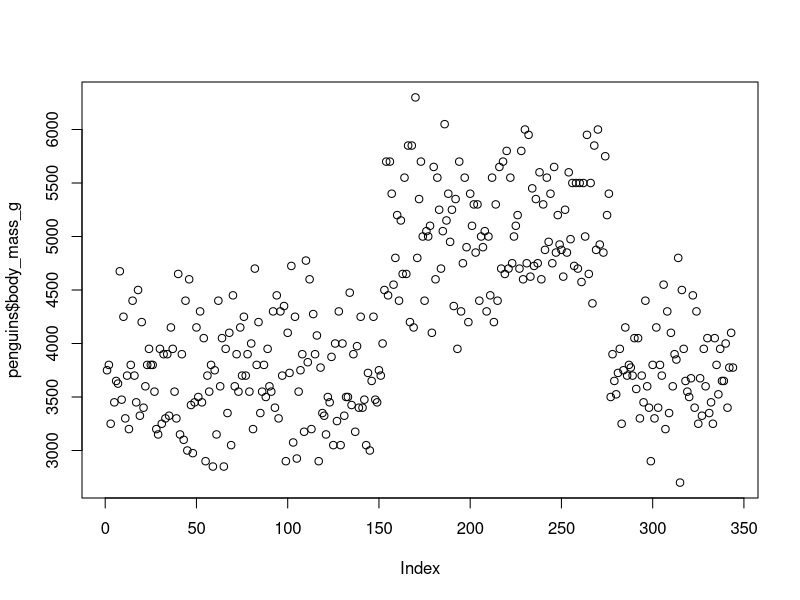
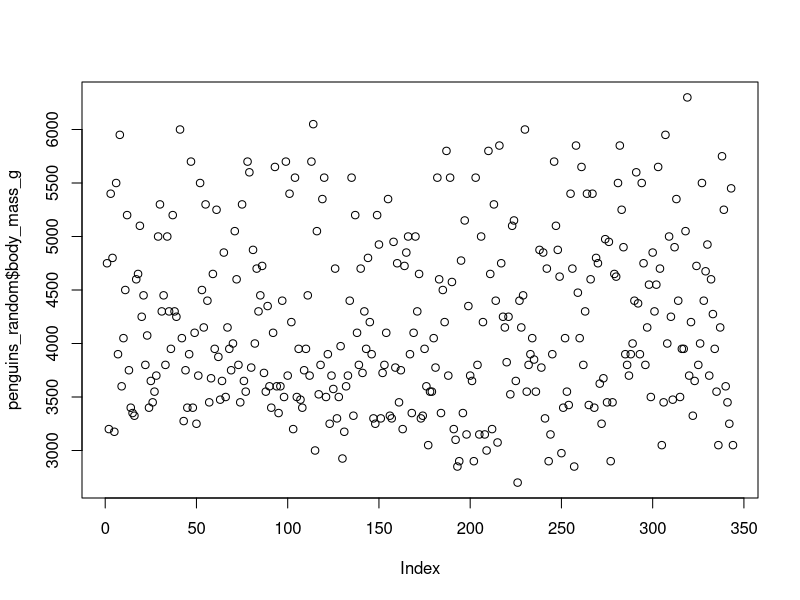
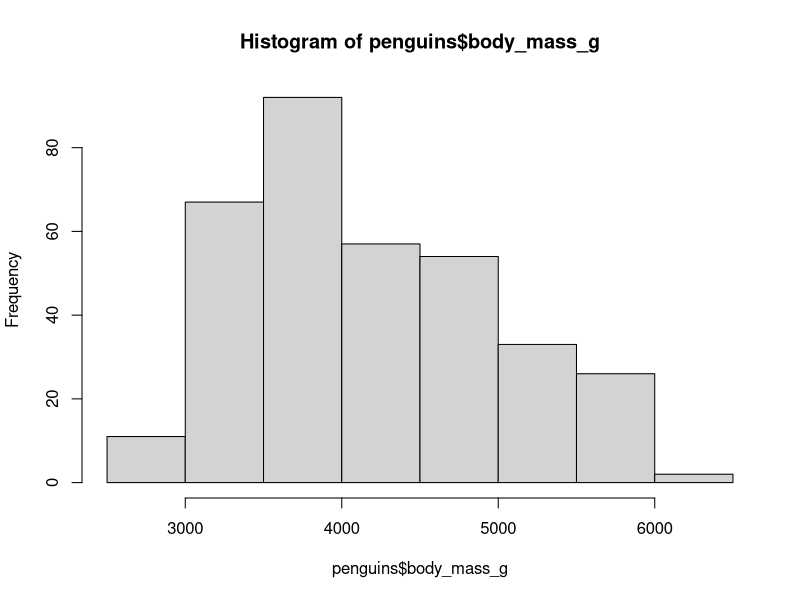
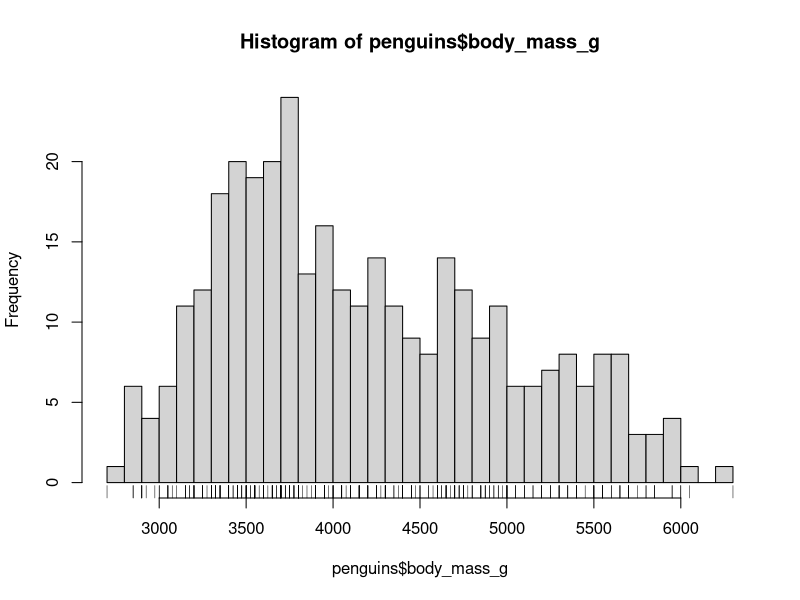
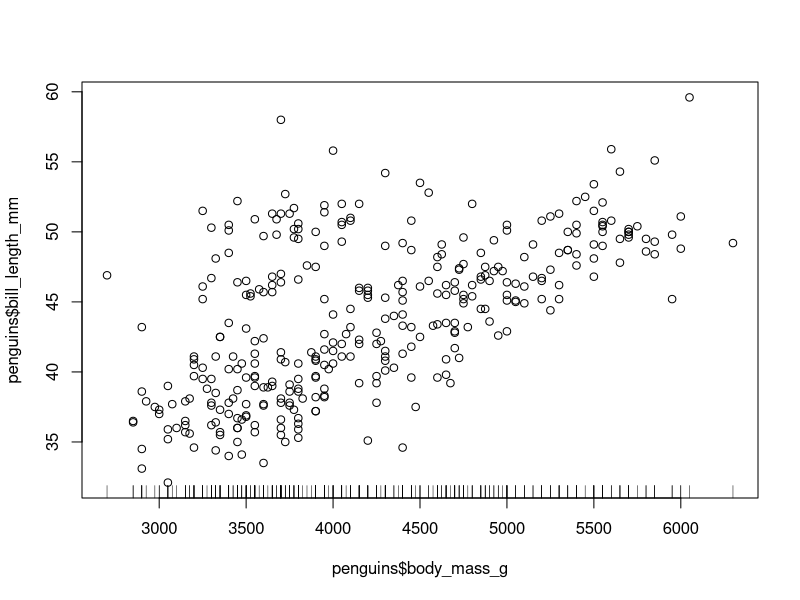
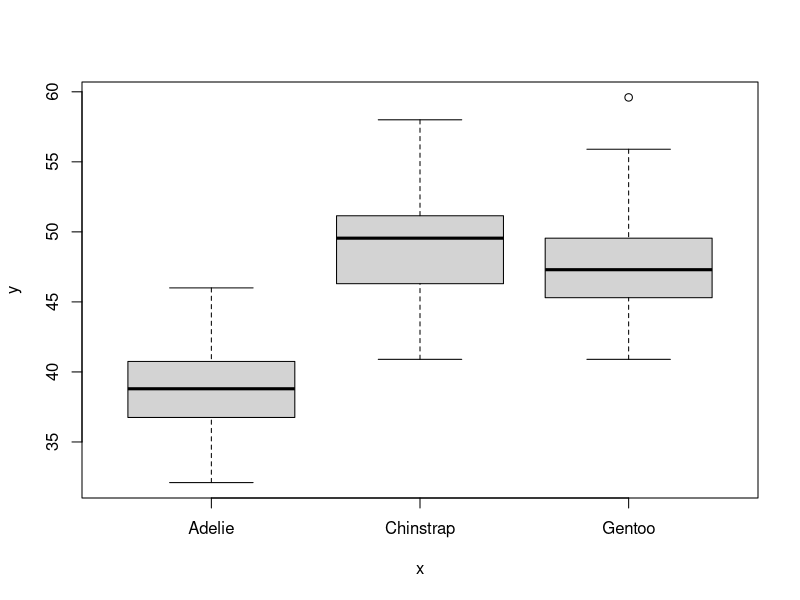
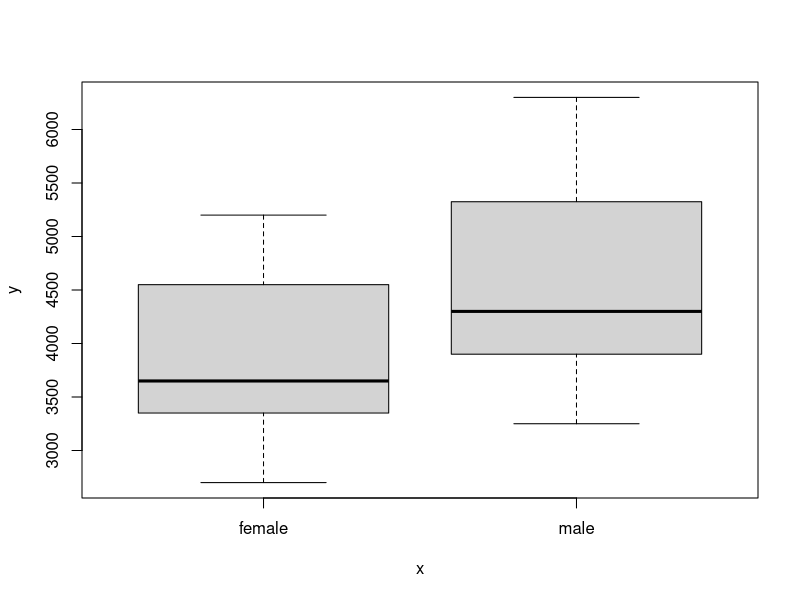
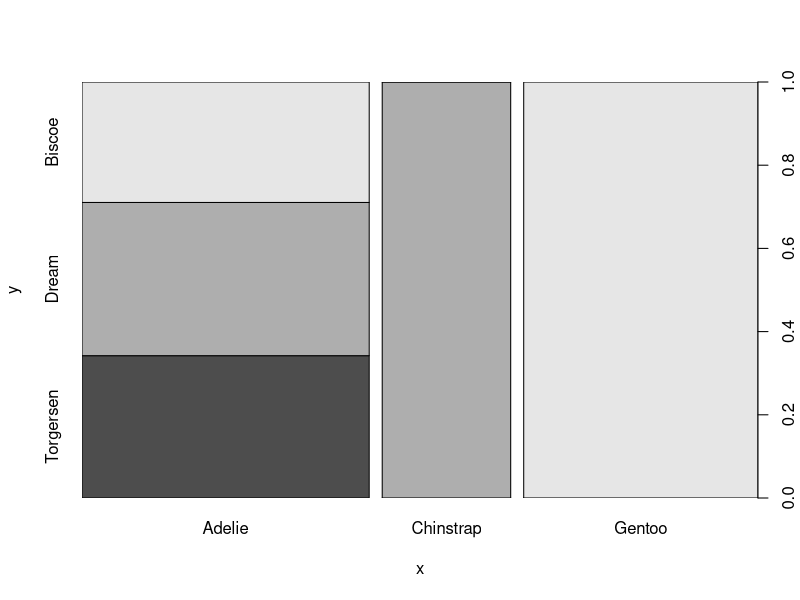

Generate these figures, in order, with R:
## 5. Data udforskning og visualisering 

# Gennemgang af lektion 4 øvelser

# Deskriptiv statistik

penguins <- palmerpenguins::penguins

summary(penguins)

mean(penguins$bill_length_mm, na.rm = TRUE)

median(penguins$bill_length_mm, na.rm = TRUE)

unique(penguins$species)

max(penguins$bill_length_mm, na.rm = TRUE)

min(penguins$bill_length_mm, na.rm = TRUE)

class(penguins$bill_length_mm)

str(penguins$bill_length_mm)

str(penguins)




### Visualisering i R basic
plot(penguins$body_mass_g) # x axis baseres på rækkefølgen (index)
View(penguins)


# randomisering

runif(20, 0, 20) # random uniform

sample(c(1:20), size = 10)
sample(c(1:20), size = 25, replace = T)


# for at randomisere index
sample(length(penguins$species)) 
penguins_random <- penguins[sample(length(penguins$species)),]

plot(penguins_random$body_mass_g)

### histogram
hist(penguins$body_mass_g)

hist(penguins$body_mass_g,breaks = 50)
rug(penguins$body_mass_g)

### scatterplot
plot(penguins$body_mass_g, penguins$bill_length_mm)
rug(penguins$body_mass_g)

### Boxplot
plot(penguins$species, penguins$bill_length_mm)

plot(penguins$sex, penguins$body_mass_g)

### barplot
plot(penguins$species, penguins$island)


### scatterplot 
datasets::women

plot(datasets::women$height, datasets::women$weight)

plot(datasets::women)

plot(datasets::women$height, datasets::women$weight, 
     type = "b", main = "Kvinders højde vs vægt", 
     xlab = "Vægt", ylab = "Højde", xlim = c(50,75))



# Install package ggplot2
install.packages("ggplot2")
library(ggplot2)

# clean dataset
penguins_clean <- na.omit(penguins)

# boxplot
ggplot(data = penguins_clean, 
       mapping = aes(sex, body_mass_g)) +
  geom_boxplot()

# scatter of sex vs mass + jitter
ggplot(data = penguins_clean, 
       mapping = aes(sex, body_mass_g)) +
  geom_point() # + geom_jitter()

# simple scatterplot
ggplot(penguins_clean, 
       aes(body_mass_g, bill_length_mm)) +
  geom_point()

# scatterplot with title and rug
ggplot(penguins_clean, 
       aes(body_mass_g, bill_length_mm)) +
  geom_point() +
  labs(title = "Penguin Mass vs Bill Length - grouped in species",
       x = "Mass", y = "Bill Length") +
  geom_rug()

# scatterplot with species as color
ggplot(penguins_clean, 
       aes(body_mass_g, bill_length_mm)) +
  geom_point(aes(color=species))


### plot med data fra 2 forskellige datasæt


# Øvelser
# Basic plotting

# SCatterplot

# Histogram


# GGplot2

# 
